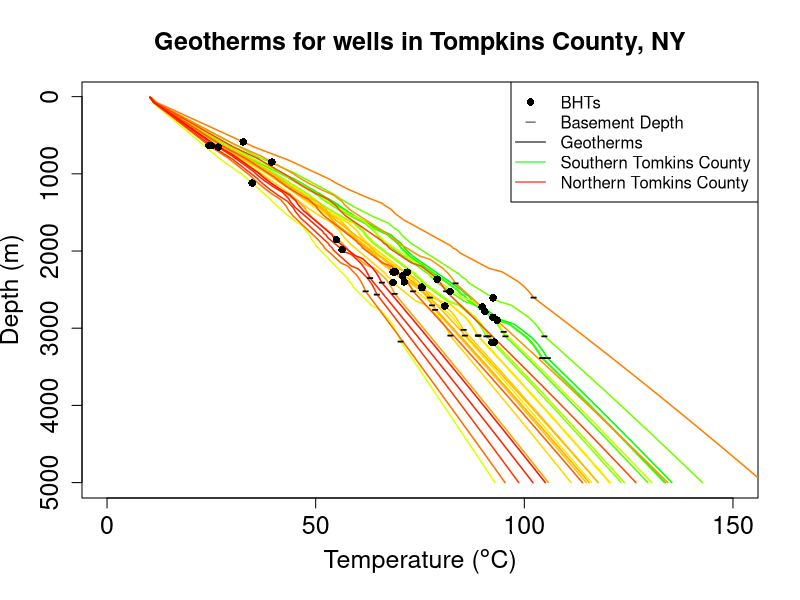

Generate this figure with R:
#This file makes a plot of geotherms for wells of interest, and colors them according to the latitude, or a trend of interest.
#Assumes that the geotherm information is contained within the last columns of the dataset.

Wells = read.csv("GeothermPlotWells_TompkinsCounty.csv", stringsAsFactors=FALSE)

MakeGeothermPlot = function(Wells,              #The well database
                            BHT,                #Column name for the BHT
                            WellDepth,          #Column name for the well depth
                            StartTempField,     #Column name for the first temperature at depth (e.g. T0)
                            BasementDepth = NA, #Column name for the basement depth
                            MinDepth,           #The minimum depth of the calculated temperatures
                            MaxDepth,           #The maximum depth of the calculated temperatures
                            MinTemp,            #The minimum temperature for the x-axis
                            MaxTemp,            #The maximum temperature for the x-axis
                            DepthIncrement,     #The depth increment of the calculated temperatures
                            Trend = NA,         #Field name for trend.
                            ColRampDivs = NA,   #Number of color ramp divisions. 1 is least (one color only). Using length(Wells[,1]) will use the most colors.
                            ColRampCols,        #Vector or scalar of colors to use in the color ramp. e.g. c("red", "orange", "yellow", "green", "blue")
                            ChartTitle = ''     #Title for the chart. Default is no title.
){
  if (is.na(Trend) == FALSE){
    #Sort by latitude (column 7). One could have any trend represented here, instead of latitude, but for this county the major trend is sount-north.
    Wells = Wells[order(as.numeric(Wells[Trend][,1])), ]
  }
  
  #Set the depth range and increment for the data.
  Depths = seq(MinDepth,MaxDepth,DepthIncrement)
  
  if (is.na(ColRampDivs)==FALSE){
    #Set the color ramp for coloring the geotherms
    ramp = seq(0,length(Wells[,1]),by=((length(Wells[,1]))/ColRampDivs))
    colramp = colorRampPalette(ColRampCols)
    color = colramp(length(ramp))
  }
  else{
    color = rep(ColRampCols, length(Wells[,1]))
  }
  
  for (i in 1:length(Wells[,1])){
    if (i == 1){
      plot(y = Depths, x = as.numeric(Wells[i,(which(colnames(Wells)==StartTempField):length(Wells[1,]))]), ylim=c(MaxDepth,MinDepth), xlim=c(MinTemp, MaxTemp), type='l', lwd=1.5, col=color[i], xlab=expression(paste("Temperature (",degree,"C)")), ylab="Depth (m)", main=ChartTitle, cex.lab=1.5, cex.main=1.5, cex.axis=1.5)
      par(new=TRUE)
    }
    else{
      plot(y = Depths, x = as.numeric(Wells[i,(which(colnames(Wells)==StartTempField):length(Wells[1,]))]), ylim=c(MaxDepth,MinDepth), xlim=c(MinTemp, MaxTemp), type='l', lwd=1.5, col=color[i], xlab="", ylab="", axes=FALSE)
      par(new=TRUE)
    }
    if (i == length(Wells[,1])){
      #Plot the basement depth on top of the geotherms
      if (is.na(BasementDepth) == FALSE){
        for (j in 1:length(Wells[,1])){
          plot(y = Wells[BasementDepth][j,1], x = as.numeric(Wells[j,(which(colnames(Wells)==StartTempField)-1+round(Wells[BasementDepth][j,1]/10))]), ylim=c(MaxDepth,MinDepth), xlim=c(MinTemp, MaxTemp), pch='-', cex=1.5, xlab='', ylab='', axes=FALSE)
          par(new=TRUE)
        }
      }
      #Plot the BHTs on top of the geotherms
      plot(y = Wells[WellDepth][,1], x = Wells[BHT][,1], ylim=c(MaxDepth,MinDepth), xlim=c(MinTemp, MaxTemp), pch=16, xlab='', ylab='', axes=FALSE)
      par(new=FALSE)
    }
  }
}


#Example plot:
png("ExampleGeothermPlotTompkinsNY2.png", width=8, height=8, units="in", res=150)
MakeGeothermPlot(Wells = Wells, BHT = 'BHT', WellDepth = 'WellDepth', StartTempField = 'T0', BasementDepth = 'BasementDepth', MinDepth = 10, MaxDepth = 5000, MinTemp = 0, MaxTemp = 150, DepthIncrement = 10, Trend = 'LatDegr', ColRampDivs=length(Wells[,1]), ColRampCols = c("green", "yellow", "orange", "red"), ChartTitle='Geotherms for wells in Tompkins County, NY')
legend('topright', legend=c("BHTs", "Basement Depth","Geotherms", "Southern Tomkins County", "Northern Tomkins County"), pch=c(16,95,NA,NA,NA), lty=c(NA,NA,1,1,1), col=c("black","black","black","green","red"))
dev.off()
